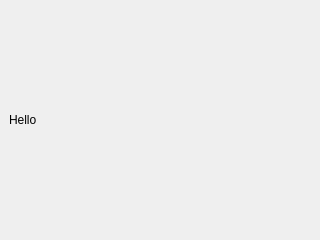
<?xml version="1.0" encoding="UTF-8"?>
<ui version="4.0">
 <class>MainWindow</class>
 <widget class="QMainWindow" name="MainWindow">
  <property name="geometry">
   <rect>
    <x>0</x>
    <y>0</y>
    <width>320</width>
    <height>240</height>
   </rect>
  </property>
  <widget class="QWidget" name="centralwidget">
   <layout class="QVBoxLayout" name="verticalLayout">
    <item>
     <widget class="QLabel" name="label">
      <property name="text">
       <string>Hello</string>
      </property>
     </widget>
    </item>
   </layout>
  </widget>
 </widget>
 <resources/>
 <connections/>
</ui>
